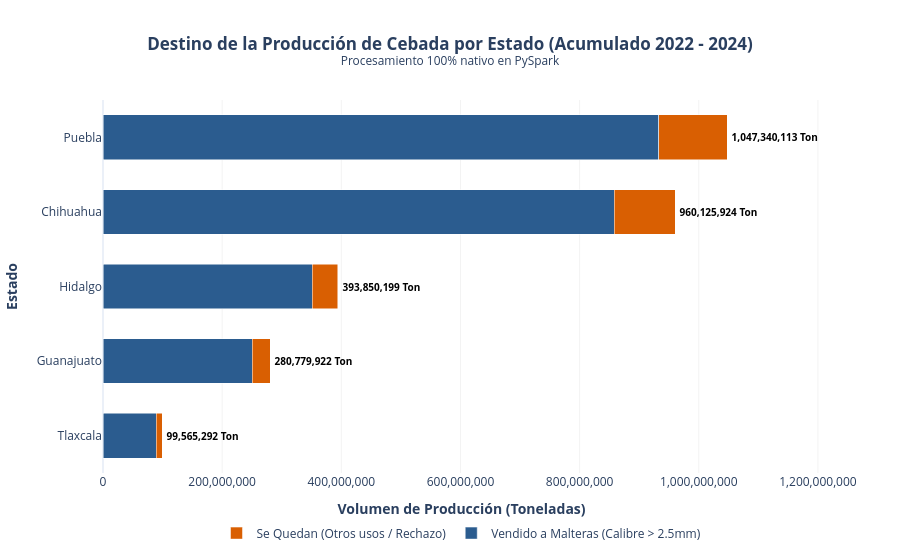

Notebook code for this chart:
### Code cell
# 1. IMPORTACIONES NATIVAS DE SPARK Y PLOTLY (Sin Pandas)
from pyspark.sql import SparkSession
import pyspark.sql.functions as F
from pyspark.sql.types import DoubleType
import plotly.graph_objects as go

# Inicializar la sesión de Spark
spark = SparkSession.builder \
    .appName("AnalisisDestinoCebadaSparkPuro") \
    .getOrCreate()

# 2. CARGA EFICIENTE DEL ARCHIVO MASIVO
archivo_csv = 'cebada_base_unida.csv'
df_spark = spark.read.csv(archivo_csv, header=True, encoding='latin1')

# 3. LIMPIEZA Y PROCESAMIENTO DISTRIBUIDO
df_spark = df_spark.withColumn(
    "Produccion_Total_Ton", 
    F.when(F.col("Produccion_Total_Ton").cast(DoubleType()) < 0, 0.0)
     .otherwise(F.coalesce(F.col("Produccion_Total_Ton").cast(DoubleType()), F.lit(0.0)))
).withColumn(
    "Calibre_Original", 
    F.coalesce(F.col("`Calibre_>2.5mm_%`").cast(DoubleType()), F.lit(0.0))
)

# Aplicación de fórmulas aritméticas
df_spark = df_spark.withColumn(
    "Toneladas_Maltera", 
    F.col("Produccion_Total_Ton") * (F.col("Calibre_Original") / 100.0)
).withColumn(
    "Toneladas_Se_Quedan", 
    F.col("Produccion_Total_Ton") - F.col("Toneladas_Maltera")
)

# 4. AGREGACIÓN Y ORDENAMIENTO EN SPARK
# Calculamos las sumas por estado y una columna de Total para poder ordenar la gráfica
resumen_spark = df_spark.groupby("Estado").agg(
    F.sum("Toneladas_Maltera").alias("Toneladas_Maltera"),
    F.sum("Toneladas_Se_Quedan").alias("Toneladas_Se_Quedan")
).withColumn(
    "Total", 
    F.col("Toneladas_Maltera") + F.col("Toneladas_Se_Quedan")
).sort("Total", ascending=True)

# 5. EXTRACCIÓN DE LISTAS NATIVAS DE SPARK PARA LA GRÁFICA
# .collect() trae los resultados resumidos como filas de Spark de forma segura
filas_resumen = resumen_spark.collect()

estados = [row["Estado"] for row in filas_resumen]
ton_maltera = [row["Toneladas_Maltera"] for row in filas_resumen]
ton_se_quedan = [row["Toneladas_Se_Quedan"] for row in filas_resumen]
totales = [row["Total"] for row in filas_resumen]

# 6. CONSTRUCCIÓN DE LA GRÁFICA HORIZONTAL CON PLOTLY
fig = go.Figure()

# Barra azul: Vendido a Malteras
fig.add_trace(go.Bar(
    y=estados,
    x=ton_maltera,
    name='Vendido a Malteras (Calibre > 2.5mm)',
    orientation='h',
    marker=dict(color='#2b5c8f'),
    hovertemplate="Estado: %{y}<br>Maltera: %{x:,.0f} Ton<extra></extra>"
))

# Barra naranja: Se quedan / Rechazo (Apilada a la derecha)
fig.add_trace(go.Bar(
    y=estados,
    x=ton_se_quedan,
    name='Se Quedan (Otros usos / Rechazo)',
    orientation='h',
    marker=dict(color='#d95f02'),
    hovertemplate="Estado: %{y}<br>Rechazo/Otros: %{x:,.0f} Ton<extra></extra>"
))

# 7. MAQUETACIÓN Y TEXTOS DE LOS TOTALES
# Creamos las etiquetas de texto con el total neto para colocarlas al final de cada barra
anotaciones_totales = []
for i, total_val in enumerate(totales):
    if total_val > 0:
        anotaciones_totales.append(dict(
            x=total_val, 
            y=estados[i],
            text=f" <b>{total_val:,.0f} Ton</b>",
            xanchor='left', 
            yanchor='middle',
            showarrow=False,
            font=dict(color='black', size=10)
        ))

fig.update_layout(
    template="plotly_white",
    title="<b>Destino de la Producción de Cebada por Estado (Acumulado 2022 - 2024)</b><br><sup>Procesamiento 100% nativo en PySpark</sup>",
    title_x=0.5,
    barmode='stack', # Esto hace que las barras se apilen una al lado de la otra (left en matplotlib)
    xaxis=dict(
        title="<b>Volumen de Producción (Toneladas)</b>",
        tickformat=",.0f", # Formato de miles con comas
        gridcolor="rgba(0,0,0,0.05)"
    ),
    yaxis=dict(title="<b>Estado</b>"),
    legend=dict(orientation="h", yanchor="bottom", y=-0.2, xanchor="center", x=0.5),
    annotations=anotaciones_totales,
    bargap=0.4,
    height=800
)

fig.show()

### Figure 1 — Plotly figure (JSON) as saved in the notebook; plotly's stock layout.template omitted (floating-point values rounded to 4 significant figures)
{"data": [{"hovertemplate": "Estado: %{y}<br>Maltera: %{x:,.0f} Ton<extra></extra>", "marker": {"color": "#2b5c8f"}, "name": "Vendido a Malteras (Calibre > 2.5mm)", "orientation": "h", "type": "bar", "x": [89700000.0, 250600000.0, 351400000.0, 858200000.0, 933000000.0], "y": ["Tlaxcala", "Guanajuato", "Hidalgo", "Chihuahua", "Puebla"]}, {"hovertemplate": "Estado: %{y}<br>Rechazo/Otros: %{x:,.0f} Ton<extra></extra>", "marker": {"color": "#d95f02"}, "name": "Se Quedan (Otros usos / Rechazo)", "orientation": "h", "type": "bar", "x": [9862000.0, 30190000.0, 42480000.0, 101900000.0, 114300000.0], "y": ["Tlaxcala", "Guanajuato", "Hidalgo", "Chihuahua", "Puebla"]}], "layout": {"annotations": [{"font": {"color": "black", "size": 10}, "showarrow": false, "text": " <b>99,565,292 Ton</b>", "x": 99570000.0, "xanchor": "left", "y": "Tlaxcala", "yanchor": "middle"}, {"font": {"color": "black", "size": 10}, "showarrow": false, "text": " <b>280,779,922 Ton</b>", "x": 280800000.0, "xanchor": "left", "y": "Guanajuato", "yanchor": "middle"}, {"font": {"color": "black", "size": 10}, "showarrow": false, "text": " <b>393,850,199 Ton</b>", "x": 393900000.0, "xanchor": "left", "y": "Hidalgo", "yanchor": "middle"}, {"font": {"color": "black", "size": 10}, "showarrow": false, "text": " <b>960,125,924 Ton</b>", "x": 960100000.0, "xanchor": "left", "y": "Chihuahua", "yanchor": "middle"}, {"font": {"color": "black", "size": 10}, "showarrow": false, "text": " <b>1,047,340,113 Ton</b>", "x": 1047000000.0, "xanchor": "left", "y": "Puebla", "yanchor": "middle"}], "autosize": true, "bargap": 0.4, "barmode": "stack", "dragmode": "zoom", "legend": {"orientation": "h", "x": 0.5, "xanchor": "center", "y": -0.2, "yanchor": "bottom"}, "title": {"text": "<b>Destino de la Producción de Cebada por Estado (Acumulado 2022 - 2024)</b><br><sup>Procesamiento 100% nativo en PySpark</sup>", "x": 0.5}, "xaxis": {"autorange": true, "gridcolor": "rgba(0, 0, 0, 0.05)", "range": [0, 1125000000.0], "tickformat": ",.0f", "title": {"text": "<b>Volumen de Producción (Toneladas)</b>"}, "type": "linear"}, "yaxis": {"autorange": true, "range": [-0.5, 4.5], "title": {"text": "<b>Estado</b>"}, "type": "category"}}}
